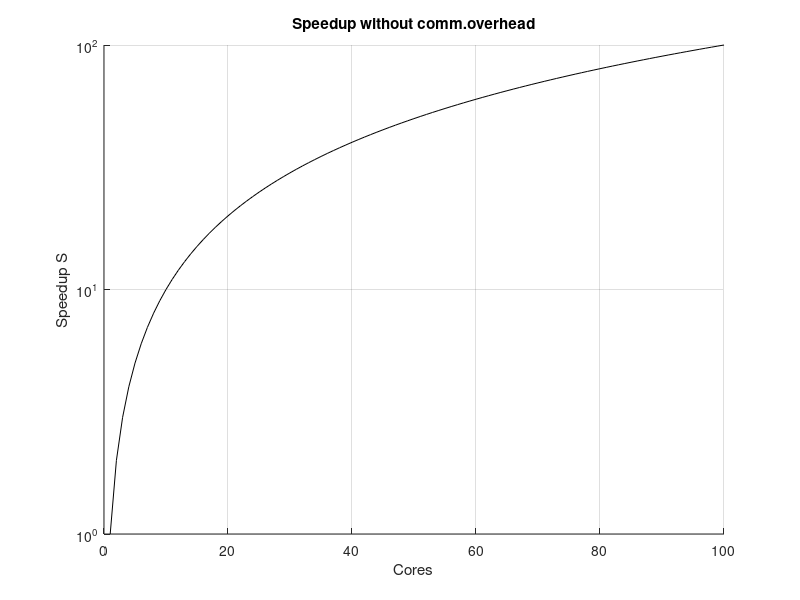

MATLAB code to generate this figure: (Note: this script raises an error after producing the figure.)
clear;clc;close all;

format long
figure_size=1024;

t_c = 2*10^(-9);
t_r = 1*10^(-4);
t_comm = 1*10^(-6);

cores = 1:1:100;





%N=[100000,500000,1000000,5000000,10000000,50000000,100000000];
N = [20000,100000,200000,1000000,20000000];

figure(1)
hold all
grid on
title('Speedup without comm.overhead')
set(gcf,'units','pixel','position',[0,0,figure_size,figure_size]);
set(gca, 'OuterPosition', [0,0,1,1])
xlabel('Cores');
ylabel('Speedup S');
set(gca,'yscale','log')
plot(cores,cores,'k','HandleVisibility','off');
speedup = zeros(length(cores),1);

for i=1:length(N)

   s_t = serial_time(N(i),t_c,t_r);
   for j=1:length(cores)
       speedup(j) = s_t/parallel_time(N(i),cores(j),t_c,t_r,0);
   end
   
   plot(cores,speedup,'LineWidth',1.5);
    
end

legend('N=20000','N=100000','N=200000','N=1000000','N=20000000','Location','northwest');

figure(2)
hold all
grid on
title('Speedup with overhead')
set(gcf,'units','pixel','position',[0,0,figure_size,figure_size]);
set(gca, 'OuterPosition', [0,0,1,1])
xlabel('Cores');
ylabel('Speedup S');
set(gca,'yscale','log')
plot(cores,cores,'k','HandleVisibility','off');
speedup = zeros(length(cores),1);



for i=1:length(N)

   s_t = serial_time(N(i),t_c,t_r);
   for j=1:length(cores)
       speedup(j) = s_t/parallel_time(N(i),cores(j),t_c,t_r,t_comm);
   end
   
   plot(cores,speedup,'LineWidth',1.5);
    
end

legend('N=20000','N=100000','N=200000','N=1000000','N=20000000','Location','northwest');


figure(3)
hold all
grid on
title('Speedup, alternative algorithm')
set(gcf,'units','pixel','position',[0,0,figure_size,figure_size]);
xlabel('Cores');
ylabel('Speedup S');
set(gca,'yscale','log')
plot(cores,cores,'k','HandleVisibility','off');
speedup = zeros(length(cores),1);


for i=1:length(N)

   s_t = serial_time(N(i),t_c,t_r);
   for j=1:length(cores)
       speedup(j) = s_t/parallel_time(N(i),cores(j),t_c,t_r,t_comm);
   end
   
   [maxx, idxx] = max(speedup);
  
   
   disp(['for N= ', num2str(N(i)), ' max is at ', num2str(cores(idxx)) ,' cores.']);
   
  plot(cores,speedup,'--','Color','k','HandleVisibility','off');
    
end
set(gca,'ColorOrderIndex',1)

for i=1:length(N)

   s_t = serial_time(N(i),t_c,t_r);

   for j=1:length(cores)
       speedup(j) = s_t/parallel_time_improved(N(i),cores(j),t_c,t_r,t_comm);
   end
   
     [maxx, idxx] = max(speedup);
   disp(['for N= ', num2str(N(i)), ' max is at ', num2str(cores(idxx)) ,' cores.']);
   
   plot(cores,speedup,'LineWidth',1.5);
end
legend('N=20000','N=100000','N=200000','N=1000000','N=20000000','Location','northwest');


figure(30)
hold all
grid on
title('Speedup, alternative algorithm')
set(gcf,'units','pixel','position',[0,0,figure_size,figure_size]);
xlabel('Cores');
ylabel('Speedup S');
set(gca,'yscale','log')
plot(cores,cores,'k','HandleVisibility','off');
speedup = zeros(length(cores),1);


for i=1:length(N)

   s_t = serial_time(N(i),t_c,t_r);
   for j=1:length(cores)
       speedup(j) = s_t/parallel_time(N(i),cores(j),t_c,t_r,t_comm);
   end
   
   [maxx, idxx] = max(speedup);
  
   
   disp(['for N= ', num2str(N(i)), ' max is at ', num2str(cores(idxx)) ,' cores.']);
   
  plot(cores,speedup,'--','Color','k','HandleVisibility','off');
    
end

for i=1:length(N)

   s_t = serial_time(N(i),t_c,t_r);

   for j=1:length(cores)
       speedup(j) = s_t/parallel_time_improved2(N(i),cores(j),t_c,t_r,t_comm);
   end
   
     [maxx, idxx] = max(speedup);
   disp(['for N= ', num2str(N(i)), ' max is at ', num2str(cores(idxx)) ,' cores.']);
   
   plot(cores,speedup,'LineWidth',1.5);
end
legend('N=20000','N=100000','N=200000','N=1000000','N=20000000','Location','northwest');




figure(4)
hold all
grid on
title('Speedup differences')
set(gcf,'units','pixel','position',[0,0,figure_size,figure_size]);
xlabel('Cores');
ylabel('Speedup difference');
speedup = zeros(length(cores),1);

for i=1:length(N)

   s_t = serial_time(N(i),t_c,t_r);

   for j=1:length(cores)
       speedup(j) = s_t*(1./parallel_time_improved(N(i),cores(j),t_c,t_r,t_comm) - 1./parallel_time(N(i),cores(j),t_c,t_r,t_comm) );
   end
   
   
   plot(cores,speedup,'LineWidth',1.5);
end
legend('N=20000','N=100000','N=200000','N=1000000','N=20000000','Location','northwest');


function [time] = parallel_time(N,p, t_c,t_r,t_comm)

task_frac = ceil(N/p-1);

time = t_r + t_comm*2*(p-1) + t_c*(p - 2 + task_frac);

end


function [time] = serial_time(N, t_c,t_r)

time = t_r + t_c*(N - 1);

end

function [time] = parallel_time_improved(N,p, t_c,t_r,t_comm)

task_frac = ceil(N/p-1);

time = t_r + t_comm*(p-1) + t_c*(task_frac - 1) + (t_c + t_comm)*(log(p)./log(2));

end


function [time] = parallel_time_improved2(N,p, t_c,t_r,t_comm)

task_frac = ceil(N/p-1);

time = t_r + t_comm*(p-1) + t_c*(task_frac - 1) + (t_c + t_comm)*(log(p)./log(2) + mod(str2double(dec2base(p,2)),9) - 1);

end
